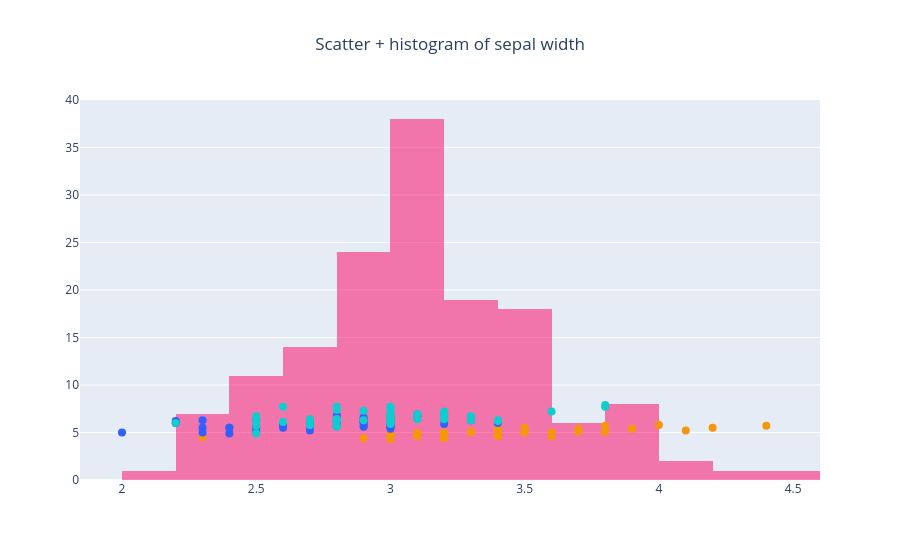

Source (notebook cell):
### Markdown cell above
## Updating an existing figure

Two methods do almost everything you'll need:

- `fig.add_trace(...)` adds a new visual layer
- `fig.update_layout(...)` changes layout properties

This pattern is much more readable than recreating the figure from scratch.

### Code cell
species_colors = {1: color[3], 2: color[1], 3: color[2]}
point_colors = df['species_id'].map(species_colors)

fig = go.Figure(
    data=go.Scatter(
        x=df['sepal_width'],
        y=df['sepal_length'],
        mode='markers',
        marker=go.scatter.Marker(color=point_colors, size=8)
    )
)

# Add a second trace on top of the scatter
fig.add_trace(go.Histogram(x=df['sepal_width'], marker_color=color[0], opacity=0.5))

# Tweak the layout
fig.update_layout(
    title=dict(text='Scatter + histogram of sepal width', x=0.5),
    showlegend=False
)

fig.show()

### Figure 1 — Plotly figure (JSON) as saved in the notebook; plotly's stock layout.template omitted (floating-point values rounded to 4 significant figures; data arrays with more than 128 entries replaced by an {"elided": "..."} marker saying what was removed)
{"data": [{"marker": {"color": {"elided": "150 str values"}, "size": 8}, "mode": "markers", "type": "scatter", "x": {"elided": "150 float values"}, "y": {"elided": "150 float values"}}, {"marker": {"color": "#FE0162"}, "opacity": 0.5, "type": "histogram", "x": {"elided": "150 float values"}}], "layout": {"showlegend": false, "title": {"text": "Scatter + histogram of sepal width", "x": 0.5}}}
